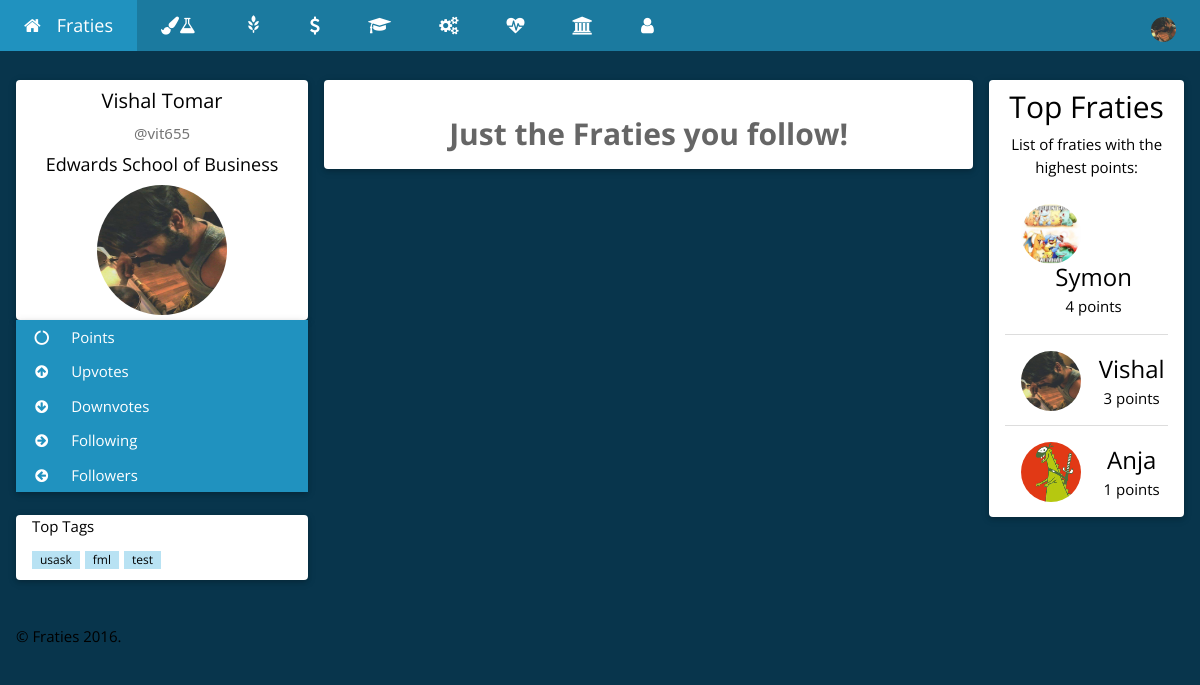
/following.php (signed in), run on an earlier commit of the app's database.
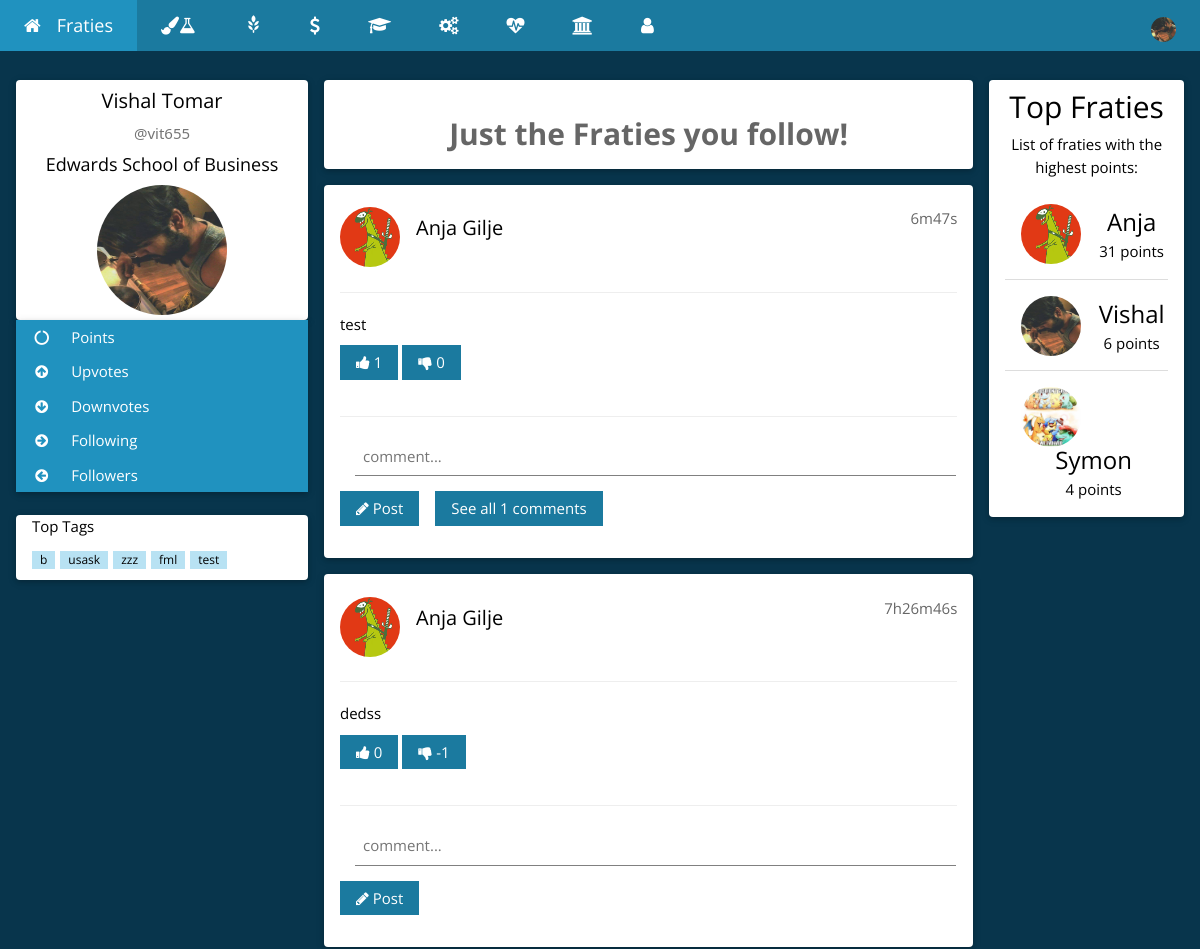
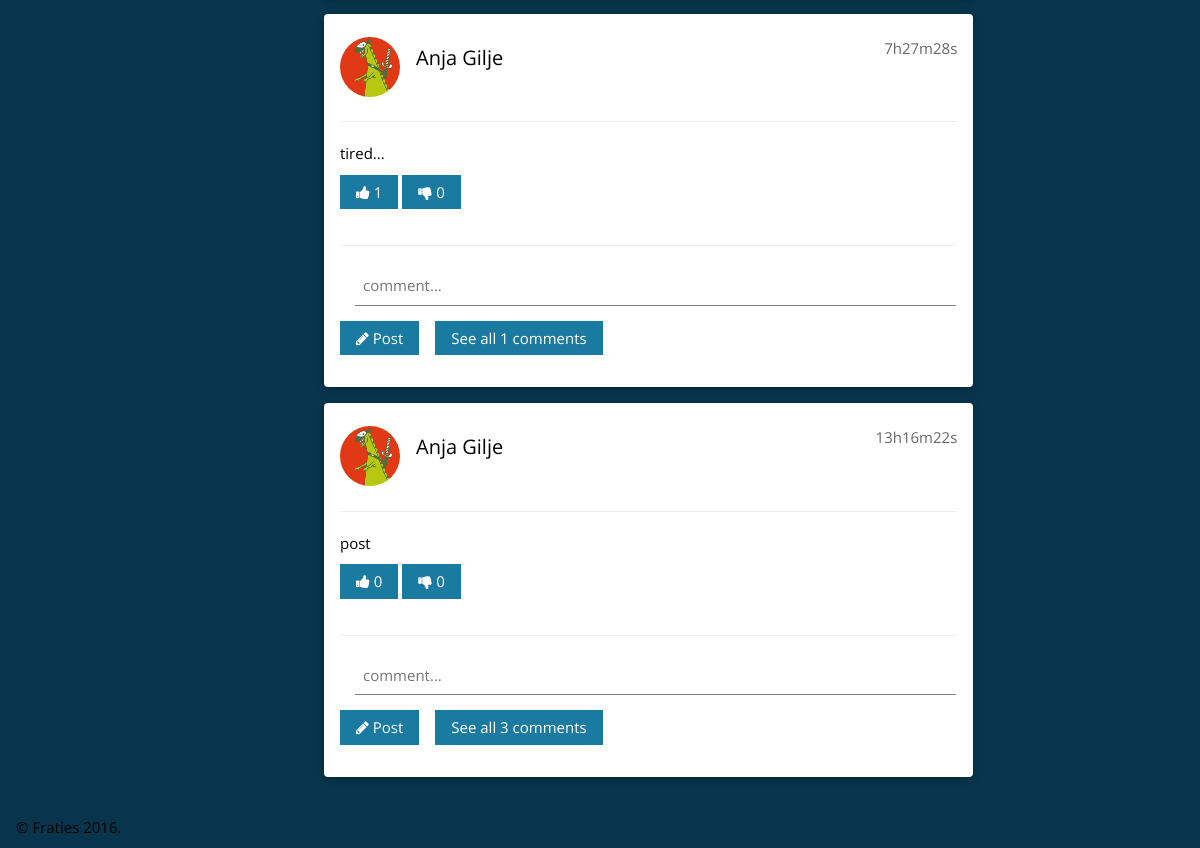
And on a later commit of the database (2 pictures, top to bottom).
### tables this page shows
CREATE TABLE `users` (
  `userID` int(254) UNSIGNED NOT NULL,
  `userNSID` varchar(100) NOT NULL,
  `userPassword` varchar(100) NOT NULL,
  `userFirstName` varchar(500) NOT NULL,
  `userLastName` varchar(500) NOT NULL,
  `userCollege` varchar(500) NOT NULL,
  `userImagePath` varchar(1000) NOT NULL,
  `userPoints` int(254) NOT NULL DEFAULT '0',
  `userUpvotes` int(254) NOT NULL DEFAULT '0',
  `userDownvotes` int(254) NOT NULL DEFAULT '0',
  `userActive` tinyint(1) NOT NULL DEFAULT '0',
  `userFollowers` int(11) NOT NULL DEFAULT '0',
  `userFollowing` int(10) UNSIGNED NOT NULL DEFAULT '0'
);

CREATE TABLE `posts` (
  `postID` int(254) UNSIGNED NOT NULL,
  `userNSID` varchar(100) NOT NULL,
  `userCollege` varchar(500) NOT NULL,
  `postText` varchar(150) NOT NULL,
  `postUpVotes` int(254) NOT NULL DEFAULT '0',
  `postDownVotes` int(254) NOT NULL DEFAULT '0',
  `postComments` int(254) NOT NULL DEFAULT '0',
  `postTime` timestamp NOT NULL DEFAULT CURRENT_TIMESTAMP ON UPDATE CURRENT_TIMESTAMP
);

### Login/Controller/userClass.php (called while the page is built, shortened)
<?php
    function displayUserDB(){
        $connection = connect();
        $query = "SELECT * ";
        $query .= "FROM `users` ";
        $query .= "ORDER BY userPoints DESC LIMIT 10";
        $result = mysqli_query($connection, $query);
        if (mysqli_num_rows($result) > 0) {
            return $result;
        } else {
            return false;
        }
    }
    function getFirstName($nsid){
        $connection = connect();
        $nsid = mysqli_real_escape_string($connection, $nsid);
        $query = "SELECT * ";
        $query .= "FROM `users` ";
        $query .= "WHERE `userNSID` = '$nsid' ";
        $result = mysqli_query($connection, $query);
        if (mysqli_num_rows($result) == 1) {
            while($row = mysqli_fetch_assoc($result)) {
                return $row["userFirstName"];
            }
        } else if(mysqli_num_rows($result) > 1){
            return false;
        } else {
            return false;
        }
    }
    function getLastName($nsid){
        $connection = connect();
        $nsid = mysqli_real_escape_string($connection, $nsid);
        $query = "SELECT * ";
        $query .= "FROM `users` ";
        $query .= "WHERE `userNSID` = '$nsid' ";
        $result = mysqli_query($connection, $query);
        if (mysqli_num_rows($result) == 1) {
            while($row = mysqli_fetch_assoc($result)) {
                return $row["userLastName"];
            }
        } else if(mysqli_num_rows($result) > 1){
            return false;
        } else {
            return false;
        }
    }
    function getImagePath($nsid){
        $connection = connect();
        $nsid = mysqli_real_escape_string($connection, $nsid);
        $query = "SELECT * ";
        $query .= "FROM `users` ";
        $query .= "WHERE `userNSID` = '$nsid' ";
        $result = mysqli_query($connection, $query);
        if (mysqli_num_rows($result) == 1) {
            while($row = mysqli_fetch_assoc($result)) {
                return $row["userImagePath"];
            }
        } else if(mysqli_num_rows($result) > 1){
            return false;
        } else {
            return false;
        }
    }
    function getCollege($nsid){
        $connection = connect();
        $nsid = mysqli_real_escape_string($connection, $nsid);
        $query = "SELECT * ";
        $query .= "FROM `users` ";
        $query .= "WHERE `userNSID` = '$nsid' ";
        $result = mysqli_query($connection, $query);
        if (mysqli_num_rows($result) == 1) {
            while($row = mysqli_fetch_assoc($result)) {
                return $row["userCollege"];
            }
        } else if(mysqli_num_rows($result) > 1){
            return false;
        } else {
            return false;
        }
    }
?>

### Post/Controller/postClass.php (called while the page is built, shortened)
<?php
    function displayPostsOfFollowing($nsid){
        $connection = connect();
        $query = "SELECT p.userNSID, p.userCollege, p.postText, p.postUpVotes, p.postDownVotes, p.postComments, p.postTime FROM `posts` AS p JOIN `followers` AS f ON p.userNSID = f.followingNSID WHERE f.userNSID = '$nsid' ORDER BY `postTime` DESC";
        $result = mysqli_query($connection, $query);
        if (mysqli_num_rows($result) > 0) {
            return $result;
        } else {
            return false;
        }
}
    function secondsToString($secs){
    $bit = array(
        'y' => $secs / 31556926 % 12,
        'w' => $secs / 604800 % 52,
        'd' => $secs / 86400 % 7,
        'h' => $secs / 3600 % 24,
        'm' => $secs / 60 % 60,
        's' => $secs % 60
        );
    foreach($bit as $k => $v)
        if($v > 0)$ret[] = $v . $k;
    return join('', $ret);
}
?>

### following.php (the view, shortened to what this page needs)
<?php
    require_once 'Login/Controller/userClass.php';
    require_once 'Post/Controller/postClass.php';
    require_once 'Post/Controller/postTag.php';
    $NSID = $_SESSION["userNSID"];
    if(getUserActiveStatus($NSID)==1){
        $FirstName = getFirstName($NSID);
        $LastName = getLastName($NSID);
        $ImagePath = getImagePath($NSID);
        $College = getCollege($NSID);
    } else {
        header('Location: index.php');
        exit;
    }
?>
<!DOCTYPE html>
<html>
<head>
   <link rel="stylesheet" href="https://maxcdn.bootstrapcdn.com/bootstrap/3.3.7/css/bootstrap.min.css">
    <link rel="stylesheet" href="CSS/homeTheme.css">
    <link rel="stylesheet" href="https://cdnjs.cloudflare.com/ajax/libs/font-awesome/4.6.3/css/font-awesome.min.css">
</head>
<body class="w3-theme-l5">
<div class="w3-top">
 <ul class="w3-navbar w3-theme-d5 w3-left-align w3-large">
  <li><a href="home.php" title="Go home!" class="w3-padding-large w3-theme-d4"><i class="fa fa-home w3-margin-right"></i>Fraties</a></li>
  <li class="w3-hide-small"><a href="Arts&Science.php" class="w3-padding-large w3-hover-white" title="Arts & Science"><i class="fa fa-paint-brush"></i><i class="fa fa-flask"></i></a></li>
  <li class="w3-hide-small"><a href="Agriculture.php" class="w3-padding-large w3-hover-white" title="Agriculture and Bioresources"><i class="glyphicon glyphicon-grain"></i></a></li>
<li class="w3-hide-small"><a href="ESB.php" class="w3-padding-large w3-hover-white" title="Edwards School of Business"><i class="fa fa-usd"></i></a></li>
<li class="w3-hide-small"><a href="Education.php" class="w3-padding-large w3-hover-white" title="Education"><i class="fa fa-graduation-cap"></i></a></li>
<li class="w3-hide-small"><a href="Engineering.php" class="w3-padding-large w3-hover-white" title="Engineering"><i class="fa fa-cogs"></i></a></li>
<li class="w3-hide-small"><a href="Kinesiology.php" class="w3-padding-large w3-hover-white" title="Kinesiology"><i class="fa fa-heartbeat"></i></a></li>
<li class="w3-hide-small"><a href="STM.php" class="w3-padding-large w3-hover-white" title="St. Thomas More"><i class="fa fa-university"></i></a></li>
<li class="w3-hide-small"><a href="following.php" class="w3-padding-large w3-hover-white" title="Users you follow"><i class="fa fa-user"></i></a></li>
  <li class="w3-dropdown-hover w3-hide-small w3-right">
      <div class="w3-padding-large w3-hover-white" title="My Account">
          <img src='<?php echo $ImagePath; ?>' class="w3-circle" style="height:25px;width:25px" alt="Avatar">
      </div>
  </li>
 </ul>
</div>
<div class="w3-container w3-content" style="max-width:1400px;margin-top:80px">
  <div class="w3-row">
    <div class="w3-col m3">
      <div class="w3-card-2 w3-round w3-white">
        <div class="w3-container">
         <h4 class="w3-center"><?php echo $FirstName." ".$LastName; ?></h4>
         <p class="w3-center w3-text-grey w3-slim">@<?php echo $NSID; ?></p>
         <h5 class="w3-center"><?php echo $College; ?></h5>
         <p class="w3-center"><img src='<?php echo $ImagePath; ?>' class="w3-circle" style="height:130px;width:130px" alt="Avatar"></p>
        </div>
      </div>
      <div class="w3-card-2 w3-round">
        <div class="w3-accordion w3-white">
          <button title="Your total points" onclick="myFunction('Demo1')" class="w3-btn-block w3-theme-d4 w3-left-align"><i class="fa fa-circle-o-notch fa-fw w3-margin-right"></i> Points</button>
          <button title="Upvotes recieved" onclick="myFunction('Demo2')" class="w3-btn-block w3-theme-d4 w3-left-align"><i class="fa fa-arrow-circle-up  fa-fw w3-margin-right"></i> Upvotes</button>
          <button title="Downvotes recieved" onclick="myFunction('Demo3')" class="w3-btn-block w3-theme-d4 w3-left-align"><i class="fa fa-arrow-circle-down  fa-fw w3-margin-right"></i> Downvotes</button>
         <button title="Following recieved" onclick="myFunction('Demo5')" class="w3-btn-block w3-theme-d4 w3-left-align"><i class="fa fa-arrow-circle-right fa-fw w3-margin-right"></i> Following</button>
          <button title="Followers recieved" onclick="myFunction('Demo6')" class="w3-btn-block w3-theme-d4 w3-left-align"><i class="fa fa-arrow-circle-left fa-fw w3-margin-right"></i> Followers</button>
        </div>
      </div>
      <br>
      <div class="w3-card-2 w3-round w3-white w3-hide-small">
        <div class="w3-container">
          <p>Top Tags</p>
          <p>
            <?php echo getTopTags(); ?>
          </p>
        </div>
      </div>
      <br>
    </div>
    <div class="w3-col m7">
      <div class="w3-row-padding">
        <div class="w3-col m12">
          <div class="w3-card-2 w3-round w3-white">
            <div class="w3-container w3-center w3-padding"><br>
            <label class="w3-opacity" style="font-size: 2em;">Just the Fraties you follow!</label>
            </div>
          </div>
        </div>
      </div>
<?php
$result = displayPostsOfFollowing($NSID);
while($row = mysqli_fetch_assoc($result)) {
    $postID = $row["postID"];
    $postNsid = $row["userNSID"];
    $postText = $row["postText"];
    $postUpVotes = " ".$row["postUpVotes"];
    $postDownVotes = " ".$row["postDownVotes"];
    $postCommentCount = " ".$row["postComments"];
    $nowtime = date(time());
    $postTime = strtotime($row["postTime"]);
        echo "<div class='w3-container w3-card-2 w3-white w3-round w3-margin'><br>";
        echo "<img src='".getImagePath($postNsid)."' alt='Avatar' class='w3-left w3-circle w3-margin-right' style='width:60px; height:60px;'>";
        echo "<span class='w3-right w3-opacity'>".secondsToString($nowtime-$postTime)."</span>";
        echo "<h4>";
            echo "<a href=profile.php?nsid=".$postNsid.">".getFirstName($postNsid)." ".getLastName($postNsid)."</a>";
        echo "</h4><br>";
          echo getTags($postID);
        echo "<hr class='w3-clear'>";
        echo "<p>";
            echo $postText;
        echo "</p>";
            echo "<button type='submit' onclick='upVote(this)' value='".$postID."' class='upvote w3-btn w3-theme-d5 w3-margin-bottom'><i class='fa fa-thumbs-up'></i><span id='up".$postID."'>".$postUpVotes."</span></button> ";
            echo "<button type='submit' onclick='downVote(this)' value='".$postID."' class='downvote w3-btn w3-theme-d5 w3-margin-bottom'><i class='fa fa-thumbs-down'></i><span id='down".$postID."'>".$postDownVotes."</span></button> ";
            echo "<hr class='w3-clear'>";
            echo "<div class='w3-margin-right'><input id='comment".$postID."' placeholder='comment...' class='w3-input' name='comment' type='text' required></div>";
            echo "<button type='submit' onclick='comment(this)' value='".$postID."' class='w3-btn w3-theme-d5 w3-margin-bottom'><i class='fa fa-pencil'></i> Post</button>";
              echo "<button id='count".$postID."' onclick='commentList(this)' value='".$postID."' class='w3-btn w3-theme-d5 w3-margin-bottom w3-margin-left'".(($postCommentCount==0)?'style="display:none;"':'')."'>See all ".$postCommentCount." comments</button>";
        echo "</div>";
}
?>
    </div>
    <div class="w3-col m2">
      <div class="w3-card-2 w3-round w3-white w3-center">
        <div class="w3-container">
          <h2>Top Fraties</h2>
          <p>List of fraties with the highest points:</p>
          <ul class="w3-ul">
<?php
$leaders = displayUserDB();
while($row = mysqli_fetch_assoc($leaders)) {
    $imagePath = $row["userImagePath"];
    $points = $row["userPoints"];
    $name = $row["userFirstName"];
    $nsid = $row["userNSID"];
            echo "<li class='w3-padding-16'>";
              echo "<img src='{$imagePath}' class='w3-left w3-circle w3-margin-right' style='width:60px; height:60px;'>";
              echo "<span class='w3-xlarge'><a href='profile.php?nsid={$nsid}'>{$name}</a></span><br>";
              echo "<span>{$points} points</span>";
            echo "</li>";
}
?>
          </ul>
        </div>
      </div>
      <br>
    </div>
  </div>
</div>
<br>
<footer class="w3-container">
  <p>&copy; Fraties <?php echo date("Y");?>.</p>
</footer>
</body>
</html>

### Post/Controller/postTag.php (shortened to what this page needs)
<?php
    function getTags($postID) {
        $connection = connect();
        $postID = mysqli_real_escape_string($connection, $postID);
        $query = "SELECT * ";
        $query .= "FROM `tags` ";
        $query .= "WHERE `postID` = '$postID' ";
        $result = mysqli_query($connection, $query);
        if (mysqli_num_rows($result) > 0) {
            while($row = mysqli_fetch_assoc($result)) {
                $tags .= '<span class="w3-tag w3-small w3-theme-l1 w3-margin-right"><a href="tag.php?tag='.$row["tagText"].'">'.$row["tagText"].'</a></span>';
            }
            return $tags;
        } else {
            return false;
        }
    }
    function getTopTags() {
        $connection = connect();
        $query = "SELECT `tagText` ";
        $query .= "FROM `tags` ";
        $query .= "GROUP BY `tagText`";
        $query .= "ORDER BY COUNT(*) DESC LIMIT 10";
        $result = mysqli_query($connection, $query);
        if (mysqli_num_rows($result) > 0) {
            while($row = mysqli_fetch_assoc($result)) {
                $topTags .= '<span class="w3-tag w3-small w3-theme-l2" style="margin-right:5px;"><a href="tag.php?tag='.$row["tagText"].'">'.$row["tagText"].'</a></span>';
            }
            return $topTags;
        } else {
            return false;
        }
    }
?>

### following.php (style rules this page uses)
html,body,h1,h2,h3,h4,h5 { font-family: "Open Sans", sans-serif }

What changed in the data, as far as the page shows it:
changed users "Vishal": userPoints "3" → "6"; moves down the list
added posts: userNSID.userImagePath (picture), secondsToString($nowtime-$postTime) "6m47s", userNSID.userFirstName "Anja", userNSID.userLastName "Gilje", postText "test", postUpVotes "1", postDownVotes "0", postComments "1"
added posts: userNSID.userImagePath (picture), secondsToString($nowtime-$postTime) "7h26m46s", userNSID.userFirstName "Anja", userNSID.userLastName "Gilje", postText "dedss", postUpVotes "0", postDownVotes "-1"
added posts: userNSID.userImagePath (picture), secondsToString($nowtime-$postTime) "7h27m28s", userNSID.userFirstName "Anja", userNSID.userLastName "Gilje", postText "tired...", postUpVotes "1", postDownVotes "0", postComments "1"
added posts: userNSID.userImagePath (picture), secondsToString($nowtime-$postTime) "13h16m22s", userNSID.userFirstName "Anja", userNSID.userLastName "Gilje", postText "post", postUpVotes "0", postDownVotes "0", postComments "3"
changed users "Anja": userPoints "1" → "31"; moves up the list
Also different on the page:
new list line: "b"
new list line: "zzz"
